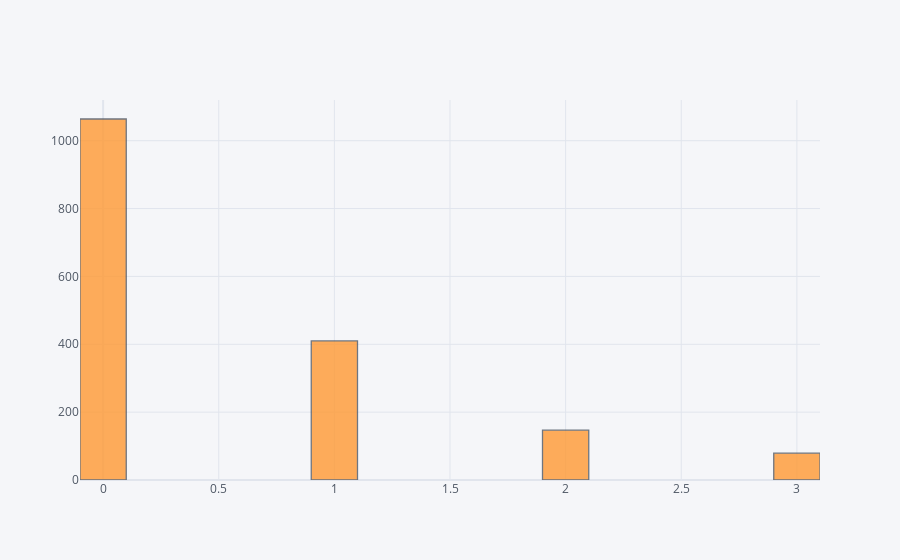

The notebook cell this image was saved under:
### Code cell
df['INF_ANAM'].iplot(kind='hist',bins=25)

### Figure 1 — Plotly figure (JSON) as saved in the notebook; plotly's stock layout.template omitted (floating-point values rounded to 4 significant figures; data arrays with more than 128 entries replaced by an {"elided": "..."} marker saying what was removed)
{"data": [{"histfunc": "count", "histnorm": "", "marker": {"color": "rgba(255, 153, 51, 1.0)", "line": {"color": "#4D5663", "width": 1.3}}, "name": "INF_ANAM", "nbinsx": 25, "opacity": 0.8, "orientation": "v", "type": "histogram", "x": {"elided": "1700 int values"}}], "layout": {"barmode": "overlay", "legend": {"bgcolor": "#F5F6F9", "font": {"color": "#4D5663"}}, "paper_bgcolor": "#F5F6F9", "plot_bgcolor": "#F5F6F9", "title": {"font": {"color": "#4D5663"}}, "xaxis": {"gridcolor": "#E1E5ED", "showgrid": true, "tickfont": {"color": "#4D5663"}, "title": {"font": {"color": "#4D5663"}, "text": ""}, "zerolinecolor": "#E1E5ED"}, "yaxis": {"gridcolor": "#E1E5ED", "showgrid": true, "tickfont": {"color": "#4D5663"}, "title": {"font": {"color": "#4D5663"}, "text": ""}, "zerolinecolor": "#E1E5ED"}}}
